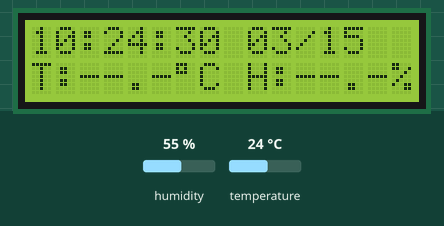
Simulated run of this sketch. Board: Arduino Uno, built with avr-gcc and run on an emulated ATmega328P. Shown: 16×2 character LCD. The test bench sets the inputs (shaded band); at power-on: humidity 55 %, temperature 24 °C. The local clock reads 2024-03-15 10:24:30 at power-on unless the sketch sets it; what the sketch prints to the serial monitor is not drawn.

Above: at 0.2 s.
At 3.1 s:
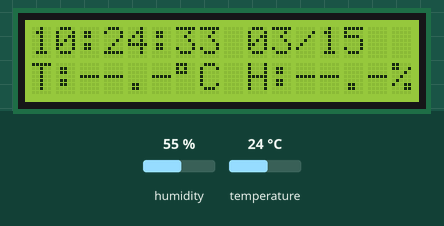
At 6.1 s:
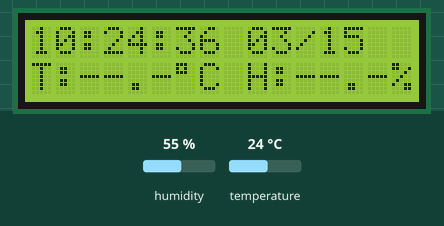
At 11.1 s:
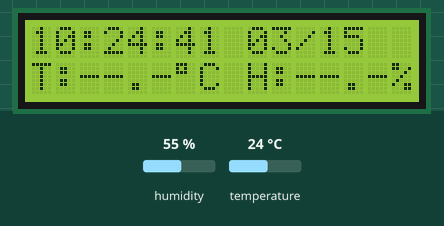
At 20.1 s:
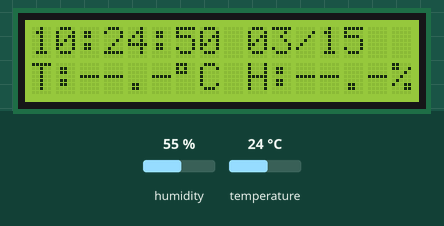
At 38.1 s:
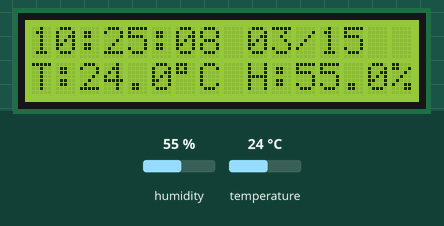

Measured:
- what the display in image 1 shows lasts 1.1 s, from 3.0 s to 4.1 s

The sketch:

nano_rtc_temphumi_monitor.ino
```cpp
#include <Wire.h>
#include <LiquidCrystal_I2C.h>
#include <RTClib.h>
#include <Adafruit_SHT31.h>
#include <string.h>

// ---- I2C Addresses ----
constexpr uint8_t SHT31_ADDR_PRIMARY = 0x44;
constexpr uint8_t SHT31_ADDR_SECONDARY = 0x45;
constexpr uint8_t LCD_ADDR_CANDIDATES[] = {0x27, 0x3F, 0x20, 0x3E};

// ---- Update cadence ----
constexpr unsigned long SENSOR_POLL_INTERVAL_MS = 30000UL; // 30 seconds
constexpr uint8_t SHT31_FAIL_REINIT_THRESHOLD = 3;
constexpr unsigned long SHT31_RETRY_INTERVAL_MS = 2000UL;

RTC_DS3231 rtc;
Adafruit_SHT31 sht31 = Adafruit_SHT31();
LiquidCrystal_I2C *lcd = nullptr;

float lastTempC = NAN;
float lastHum = NAN;
unsigned long lastPollMs = 0;
bool rtcReady = false;
bool shtReady = false;
uint8_t shtAddressInUse = 0;
uint8_t shtConsecutiveFails = 0;
unsigned long lastShtRetryMs = 0;

uint8_t detectLcdAddress() {
  for (uint8_t addr : LCD_ADDR_CANDIDATES) {
    Wire.beginTransmission(addr);
    if (Wire.endTransmission() == 0) {
      return addr;
    }
  }
  for (uint8_t addr = 1; addr < 127; ++addr) {
    Wire.beginTransmission(addr);
    if (Wire.endTransmission() == 0) {
      return addr;
    }
  }
  return 0;
}

void initLcd() {
  uint8_t address = detectLcdAddress();
  if (address == 0) {
    Serial.println(F("LCD1602 not found; continuing without display."));
    return;
  }
  lcd = new LiquidCrystal_I2C(address, 16, 2);
  lcd->init();
  lcd->backlight();
  lcd->setCursor(0, 0);
  lcd->print(F("RTC Temp/Humi"));
  lcd->setCursor(0, 1);
  lcd->print(F("Initializing..."));
}

bool initRtc() {
  if (!rtc.begin()) {
    Serial.println(F("RTC not detected!"));
    return false;
  }
  if (rtc.lostPower()) {
    Serial.println(F("RTC lost power; set time via rtc.adjust()."));
  }
  return true;
}

bool initSht31() {
  if (sht31.begin(SHT31_ADDR_PRIMARY)) {
    shtAddressInUse = SHT31_ADDR_PRIMARY;
    Serial.print(F("SHT31 detected at 0x"));
    Serial.println(shtAddressInUse, HEX);
    return true;
  }
  if (sht31.begin(SHT31_ADDR_SECONDARY)) {
    shtAddressInUse = SHT31_ADDR_SECONDARY;
    Serial.print(F("Using secondary SHT31 address (0x"));
    Serial.print(shtAddressInUse, HEX);
    Serial.println(F(")."));
    return true;
  }
  shtAddressInUse = 0;
  Serial.println(F("SHT31 sensor not detected."));
  return false;
}

void maybeReinitSht31(unsigned long nowMs) {
  if (nowMs - lastShtRetryMs < SHT31_RETRY_INTERVAL_MS) {
    return;
  }
  Serial.println(F("Retrying SHT31 detection..."));
  shtReady = initSht31();
  lastShtRetryMs = nowMs;
  if (!shtReady) {
    Serial.println(F("Still no SHT31; check VCC/GND/SDA/SCL/ADDR wiring."));
  } else {
    shtConsecutiveFails = 0;
  }
}

void formatValue(char *out, size_t len, float value, uint8_t decimals, const char *fallback = "--.-") {
  if (isnan(value)) {
    strncpy(out, fallback, len);
    out[len - 1] = '\0';
    return;
  }
  dtostrf(value, 0, decimals, out);
}

void updateLcd(DateTime now, float tempC, float hum) {
  if (!lcd) return;
  char line0[17];
  snprintf(line0, sizeof(line0), "%02d:%02d:%02d %02d/%02d",
           now.hour(), now.minute(), now.second(), now.month(), now.day());

  char tempBuf[8];
  char humBuf[8];
  formatValue(tempBuf, sizeof(tempBuf), tempC, 1);
  formatValue(humBuf, sizeof(humBuf), hum, 1);

  lcd->setCursor(0, 0);
  lcd->print(line0);
  lcd->setCursor(0, 1);
  lcd->print("T:");
  lcd->print(tempBuf);
  lcd->print((char)223); // degree symbol
  lcd->print("C H:");
  lcd->print(humBuf);
  lcd->print('%');
}

void setup() {
  Serial.begin(115200);
  Wire.begin();
  Wire.setClock(400000);

  initLcd();
  rtcReady = initRtc();
  shtReady = initSht31();
  lastShtRetryMs = millis();

  if (!rtcReady) {
    Serial.println(F("RTC unavailable; defaulting to compile time."));
  }
  if (!shtReady) {
    Serial.println(F("SHT31 unavailable; temperature/humidity will show --.- until detected."));
  }
}

void loop() {
  unsigned long nowMs = millis();
  if (nowMs - lastPollMs >= SENSOR_POLL_INTERVAL_MS) {
    lastPollMs = nowMs;

    if (!shtReady) {
      maybeReinitSht31(nowMs);
    }

    if (shtReady) {
      float temp = sht31.readTemperature();
      float hum = sht31.readHumidity();
      if (isnan(temp) || isnan(hum)) {
        ++shtConsecutiveFails;
        Serial.println(F("SHT31 read failed."));
        if (shtConsecutiveFails >= SHT31_FAIL_REINIT_THRESHOLD) {
          Serial.println(F("Reinitializing SHT31 after repeated read errors..."));
          shtReady = false;
          maybeReinitSht31(nowMs);
        }
      } else {
        lastTempC = temp;
        lastHum = hum;
        shtConsecutiveFails = 0;
        Serial.print(F("Temp: "));
        Serial.print(temp, 1);
        Serial.print(F(" C  Hum: "));
        Serial.print(hum, 1);
        Serial.println(F(" %"));
      }
    }
  }

  DateTime now = rtcReady ? rtc.now() : DateTime(F(__DATE__), F(__TIME__));
  updateLcd(now, lastTempC, lastHum);
  delay(50);
}
```
